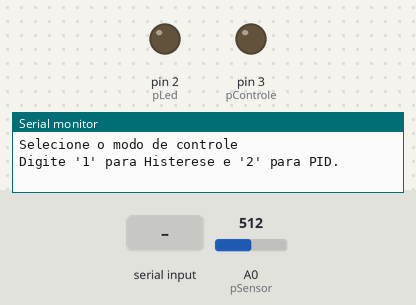
Recording of a sketch running on a simulated Arduino Uno, built with avr-gcc and run on an emulated ATmega328P. Parts: output pins drawn as LEDs (lit = HIGH), the last lines printed to the serial monitor. The test bench sets the inputs (shaded band); at power-on: A0 (pSensor) = 512.

Above: at 1.2 s.
1.3 s: "90,45,200\n" received over Serial
2.8 s: "1\n" received over Serial
4.3 s: "30,150,10\n" received over Serial
6.8 s: A0 (pSensor) set to 63
8.3 s: A0 (pSensor) set to 55
At 9.0 s:
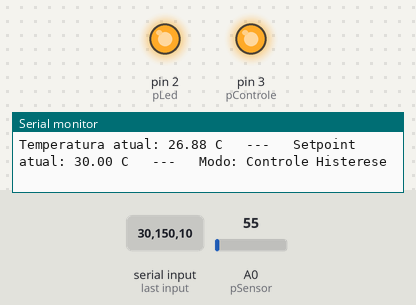
9.9 s: A0 (pSensor) set to 122
At 11.1 s:
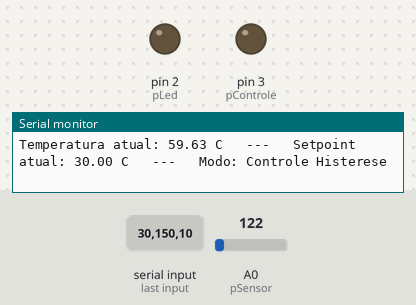
Timing chart, 0 to 12.4 s (numbered marks = the images above; inputs shaded):
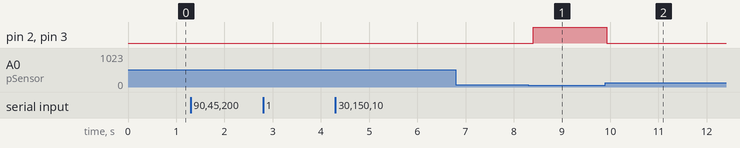

Measured:
- the behaviour switches between 60 and 59 on A0 (pSensor) (found by bisection; images 0 and 1)
- after the input at 8.3 s, pin 2 (pLed), pin 3 (pControle): LOW → HIGH after 0.10 s
- after the input at 9.9 s, pin 2 (pLed), pin 3 (pControle): HIGH → LOW at once

The sketch:

arduinoPID.ino
```cpp
class TEMP{

  public:

    int
      sensor;

    float
      filtered = 100.0,
      temperature[100],
      temperaturefiltered;

    TEMP (int _sensor){
      sensor= _sensor;
    }

    float readTemp(){

      for (int i = filtered - 1; i > 0; i--) {
        temperature[i] = temperature[i - 1];
      }
      temperature[0] = (analogRead(sensor) * 0.00488758) * 100.0;
      temperaturefiltered = 0;

      for (int i = 0; i < filtered; i++) {
        temperaturefiltered = temperaturefiltered + temperature[i];
      }

      temperaturefiltered = temperaturefiltered / filtered;

      return temperaturefiltered;

    }
};

class HIS{

  public:

    bool
      control;

    float
      offsetHis,
      sample,
      setPoint;

    HIS (float _offsetHis){
      offsetHis = _offsetHis;
    }

    void addNewSample(float _sample){
      sample = _sample;
    }

    void setSetPoint(double _setPoint){
      setPoint = _setPoint;
    }

    double process(){
      if (sample <= setPoint - offsetHis){
        control = HIGH;
      }
      if (sample >= setPoint + offsetHis){
        control = LOW;
      }

      return control;
    }
};

class PID{

  public:

    double
      error,
      sample,
      lastSample,
      kP,
      kI,
      kD,
      P,
      I,
      D,
      pid,
      setPoint;

    long
      lastProcess;

    PID (double _kP, double _kI, double _kD){
      kP = _kP;
      kI = _kI;
      kD = _kD;
    }

    void addNewSample(double _sample){
      sample = _sample;
    }

    void setSetPoint(double _setPoint){
      setPoint = _setPoint;
    }

    double process(){
      error = sample - setPoint;
      float deltaTime = (millis() - lastProcess) / 1000.0;
      lastProcess = millis();
      //P
      P = error * kP;
      //I
      I += (error * kI) * deltaTime;
      //D
      D = (sample - lastSample) * kD / deltaTime;
      lastSample = sample;
      //PID
      pid = P + I + D;

      return pid;
    }

};


  #define       pSensor     A0
  #define       pLed        2
  #define       pControle   3
  #define       setPointMin 20.0
  #define       setPointMax 50.0

  HIS           temperatureHIS (1.0);
  PID           temperaturePID (1.0, 0.05, 0.05);
  TEMP          temperatureTEMP (pSensor);

  int           controlePWM = 0;
  int           mode = 0;
  float         setpoint = 0.0;
  unsigned long timercontrol = 0;

  String        serialmessage;

void setup(void) {

  Serial.begin(115200);

  pinMode(pSensor,    INPUT);
  pinMode(pControle, OUTPUT);
  pinMode(pLed,      OUTPUT);

  Serial.print('\n');
  Serial.print(F("Selecione o modo de controle"));
  Serial.println('\n');

  Serial.print(F("Digite '1' para Histerese e '2' para PID."));
  Serial.print('\n');
}

float getvaluef(String pString){

  char vTempValue[10];
  pString.toCharArray(vTempValue,sizeof(vTempValue));
  return atof(vTempValue);

}

void msgEscala(void){
  Serial.print('\n');
  Serial.print(F("Digite um valor entre "));
  Serial.print(setPointMin, 2);
  Serial.print(" e ");
  Serial.print(setPointMax, 2);
  Serial.print(F(" para configurar o setpoint."));
  Serial.print('\n');
  Serial.print("Solitec");
}

void loop(void) {

  unsigned long timer = millis();
  float         setpointmessage;
  double        temperature = temperatureTEMP.readTemp();
  String        modelabel[] = {"Controle Histerese", "Controle PID"};

  if (Serial.available() > 0 && mode == 0){
      serialmessage = Serial.readStringUntil('\n');
      Serial.flush();

    if (serialmessage.toInt() > 0 && serialmessage.toInt() < 3){
      mode = serialmessage.toInt();
      serialmessage = "";

      Serial.print('\n');
      Serial.print(modelabel[mode - 1]);
      Serial.print('\n');
      msgEscala();
    }
    else{
      Serial.print('\n');
      Serial.print(F("O valor digitado para o modo de controle não é valido."));
      Serial.print('\n');
      Serial.print(F("Por favor, digite um valor válido."));
      Serial.print('\n');
      Serial.print(F("Digite '1' para Histerese e '2' para PID."));
      Serial.print('\n');
    }
  }

  if (Serial.available() > 0 && mode != 0 && setpoint == 0.0){
      serialmessage = Serial.readStringUntil('\n');
      Serial.flush();

    setpointmessage = getvaluef(serialmessage);

    if (setpointmessage >= setPointMin && setpointmessage <= setPointMax){
      setpoint = setpointmessage;
      timercontrol = millis();
      serialmessage = "";
      Serial.print('\n');
    }
    else{
      Serial.print('\n');
      Serial.print(F("O valor digitado para o setpoint esta fora da escala."));
      Serial.print('\n');
      Serial.print(F("Por favor, digite um valor válido."));
      msgEscala();
    }

  }

  switch (mode){
    case 0 :
      break;
    case 1:
      if (setpoint > 0.0){

        temperatureHIS.setSetPoint(setpoint);
        temperatureHIS.addNewSample(temperature);

        digitalWrite(pControle, temperatureHIS.process());
        digitalWrite(pLed,      temperatureHIS.process());

      }
      break;
    case 2:
      if (setpoint > 0.0){

        temperaturePID.setSetPoint(setpoint);
        temperaturePID.addNewSample(temperature);
        controlePWM = temperaturePID.process();

        analogWrite(pControle, controlePWM);
        analogWrite(pLed,      controlePWM);
        break;
      }
  }

  if (setpoint > 0.0){
    if (timer > timercontrol + 500){
      timercontrol = millis();
      Serial.print(F("Temperatura atual: "));
      Serial.print(temperature);
      Serial.print(F(" C   ---   Setpoint atual: "));
      Serial.print(setpoint);
      Serial.print(" C   ---   Modo: ");
      Serial.print(modelabel[mode - 1]);
      Serial.print('\n');
    }
  }
}
```
